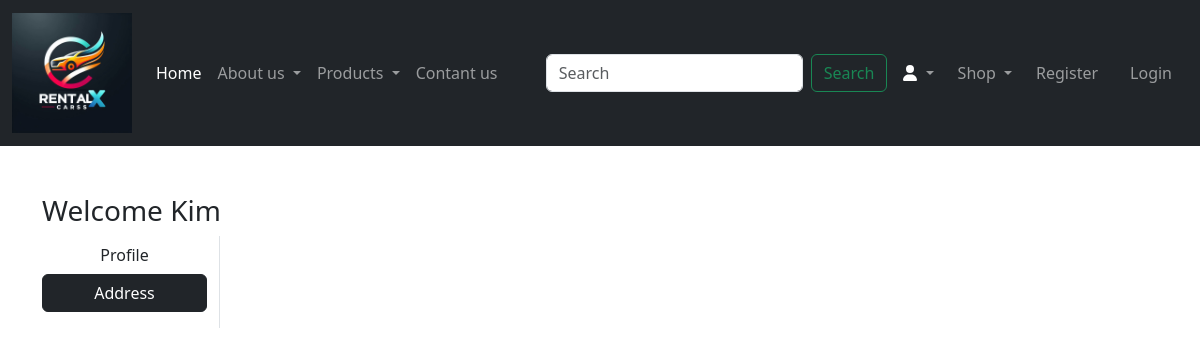
Page /address/ (signed in) on the earlier database version.
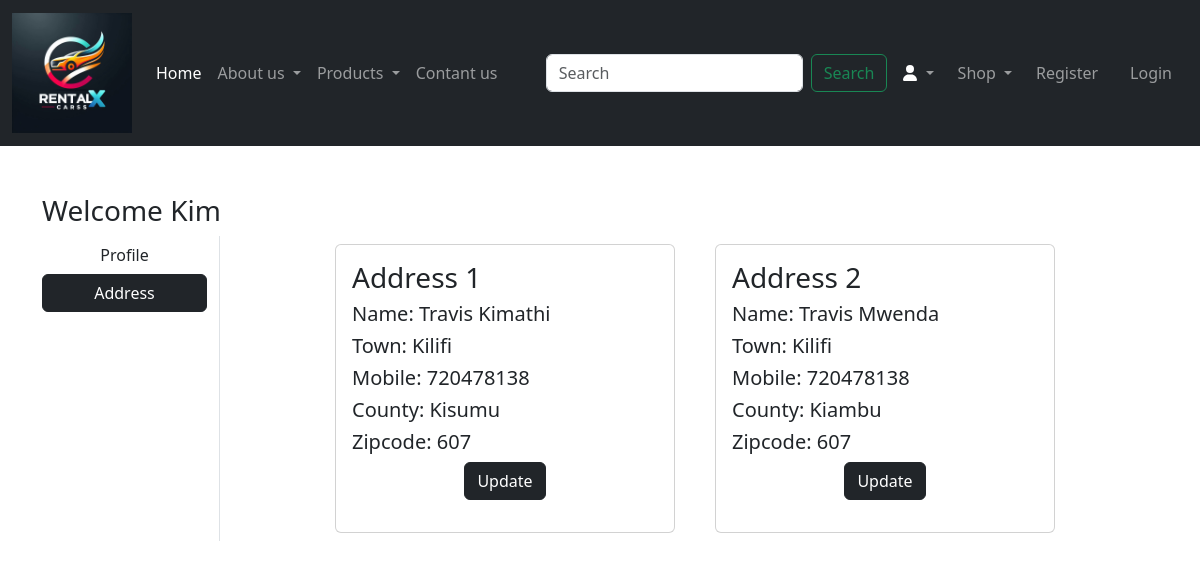
Same page on the later database version.
### app/models.py (models this page shows, shortened)
class Customer(models.Model):
    user = models.ForeignKey(User, on_delete=models.CASCADE)#Foreignkey == foreign(from the other side)
    name = models.CharField(max_length=200)
    town = models.CharField(max_length=50)
    mobile = models.IntegerField(default=0)
    zipcode = models.IntegerField()
    county = models.CharField(choices=STATE_CHOICES, max_length=100)

### app/views.py (the view)
# urls.py: path('address/', views.address, name='address'),
def address(request):
    add = Customer.objects.filter(user=request.user)
    return render(request, 'app/address.html', locals())

### app/templates/app/address.html (shortened to what this page needs)
{% extends 'app/base.html' %}
{% load static %}
{% block main-content %}
<div class="container my-5">
    <div class="row ">
        <h3>Welcome <span class="text-capitalize">{{ request.user}}</span></h3>
        <div class="col-sm-2 border-end">
            <ul class="list-unstyled">
                <li class="d-grid"> <a href="{% url 'profile' %}" class="btn ">Profile</a></li>
                <li class="d-grid"> <a href="{% url 'address' %}" class="btn btn-dark">Address</a></li>
            </ul>
        </div>
        <div class="col-sm-8 offset-sm-1">
            <div class="row">
                {% for ad in add %}
                <div class="col-sm-6">
                    <div class="card m-2">
                        <div class="card-body card-body-dark">
                            <h3>Address {{ forloop.counter}}</h3>
                            <h5>Name: {{ ad.name}}</h5>
                            <h5>Town: {{ ad.town}}</h5>
                            <h5>Mobile: {{ ad.mobile}}</h5>
                            <h5>County: {{ ad.county}}</h5>
                            <h5>Zipcode: {{ ad.zipcode}}</h5>
                            <p class="text-center"><a href="{% url 'updateAdress' pk=ad.id %}" type="button" class="btn btn-dark"> Update</a></p>
                        </div>
                    </div>
                </div>
                {% endfor %}
            </div>
        </div>
    </div>
</div>
{% endblock main-content %}

Differences in the rows shown:
added Customer: name "Travis Kimathi", town "Kilifi", mobile "720478138", county "Kisumu", zipcode "607"
added Customer: name "Travis Mwenda", town "Kilifi", mobile "720478138", county "Kiambu", zipcode "607"
